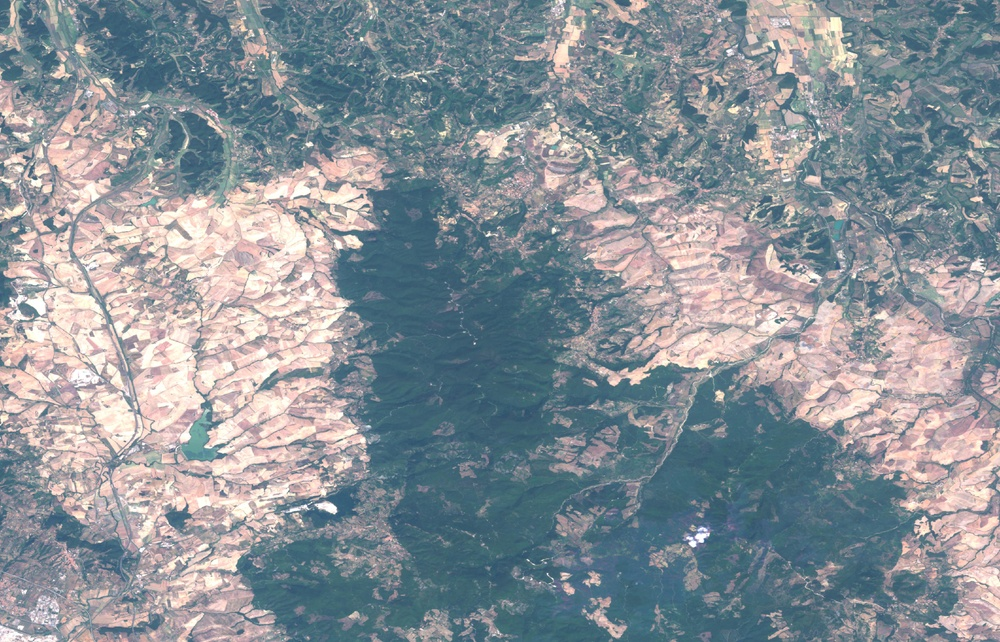
#> input picture satellite_image_analysis/gif/2015.jpg, 1000 x 642 px, shrunk from 4106 x 2638 before the run
$ python gif.py
#> lines starting #> are read from the running program, lines starting #| are printed output that depends on the picture
from PIL import Image

def create_gif(image_paths, output_gif_path, duration=500):
#> called with output_gif_path = 'LUC_GIF_TUSCANY.gif', duration = 500
 images = [Image.open(image_path) for image_path in image_paths]
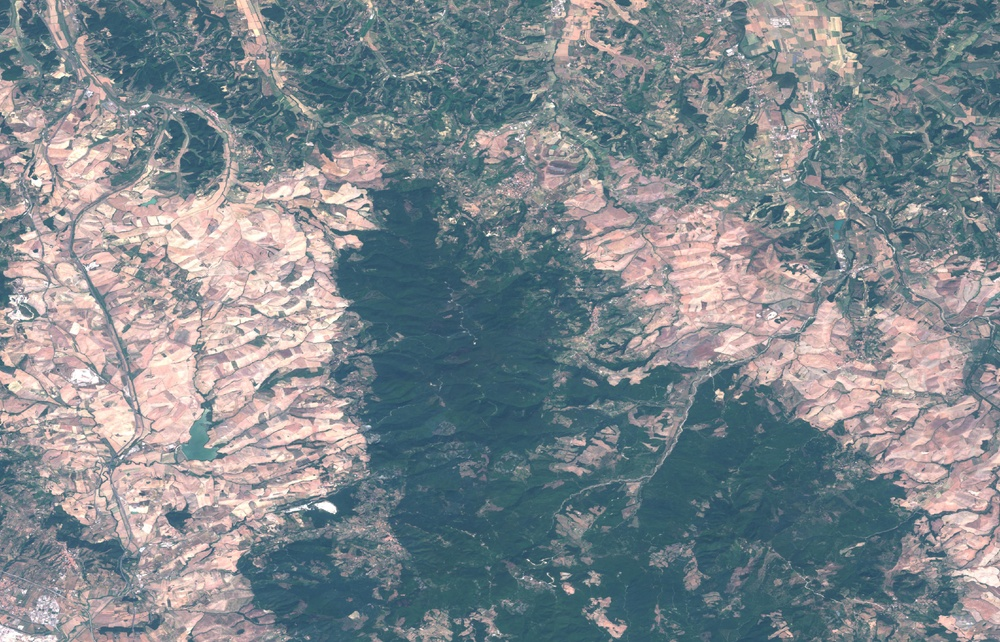
#> input picture satellite_image_analysis/gif/2016.jpg, 1000 x 642 px, shrunk from 4106 x 2638 before the run
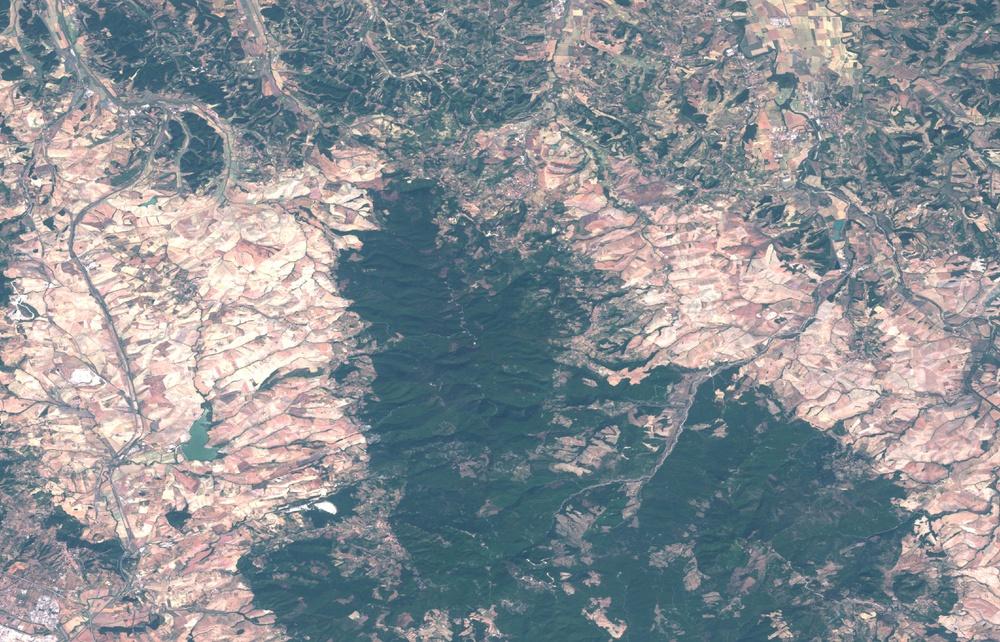
#> input picture satellite_image_analysis/gif/2017.jpg, 1000 x 642 px, shrunk from 4106 x 2638 before the run
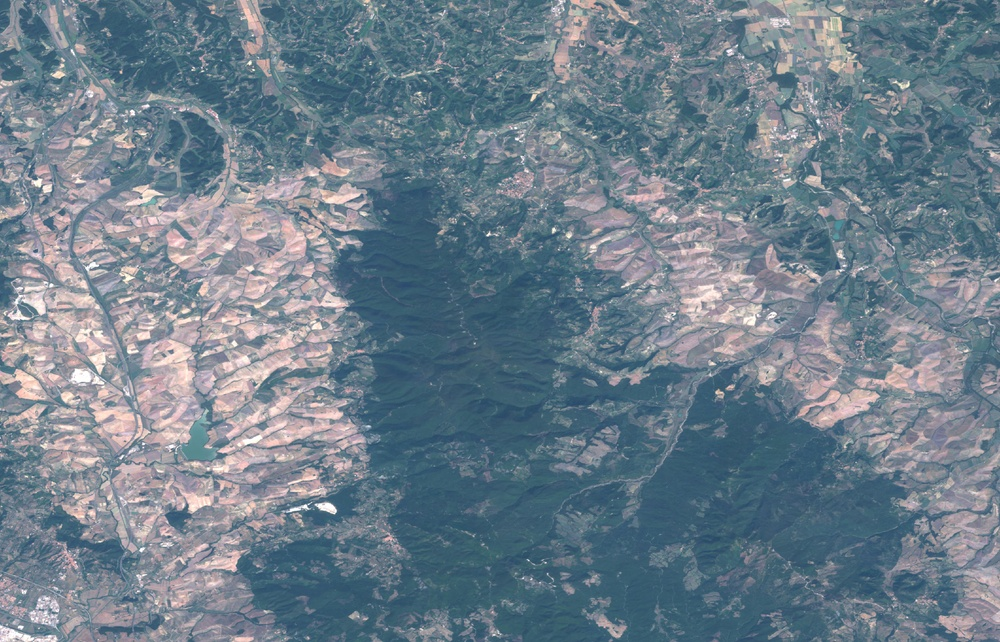
#> input picture satellite_image_analysis/gif/2018.jpg, 1000 x 642 px, shrunk from 4106 x 2638 before the run
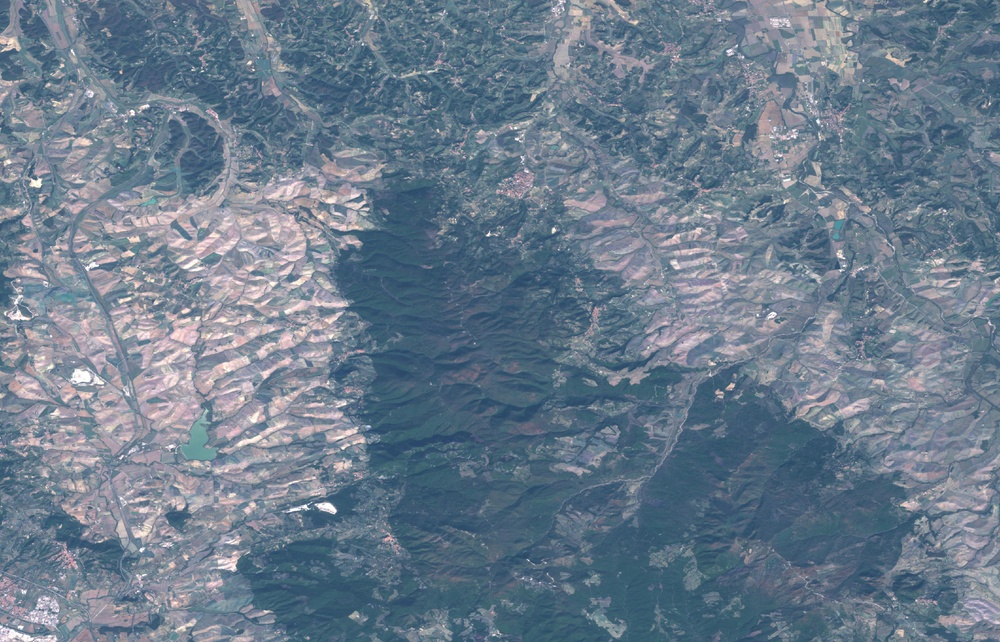
#> input picture satellite_image_analysis/gif/2019.jpg, 1000 x 642 px, shrunk from 4106 x 2638 before the run
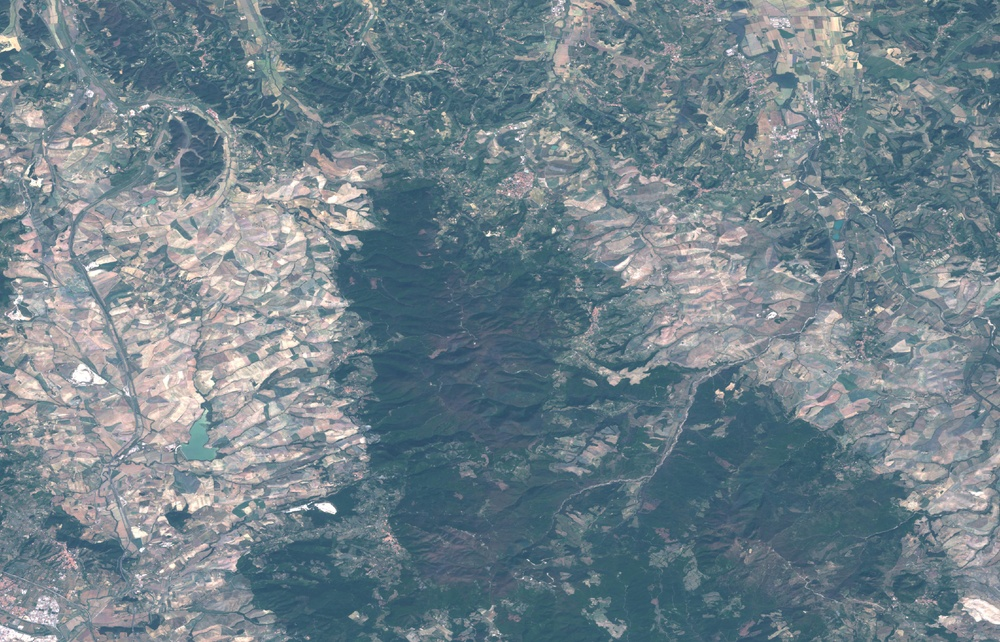
#> input picture satellite_image_analysis/gif/2020.jpg, 1000 x 642 px, shrunk from 4106 x 2638 before the run
# Save as GIF
 images[0].save(
 output_gif_path,
 save_all=True,
 append_images=images[1:],
 duration=duration,
 loop=0 # 0 means infinite loop
 )

if __name__ == "__main__":
 # List of image file paths
 image_paths = ["2015.jpg", "2016.jpg", "2017.jpg", "2018.jpg", "2019.jpg", "2020.jpg", "2021.jpg", "2022.jpg", "2023.jpg"] # Add your file paths

# Output GIF path
 output_gif_path = "LUC_GIF_TUSCANY.gif"
# Create GIF
#> (the run stopped early here; a loop or call above may not have finished)
